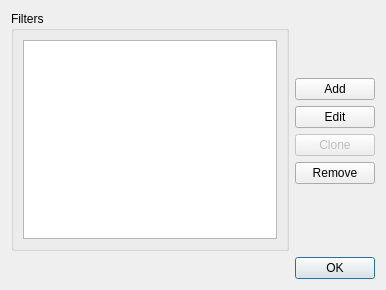
<?xml version="1.0" encoding="UTF-8"?>
<ui version="4.0">
 <class>QSOFilterDialog</class>
 <widget class="QDialog" name="QSOFilterDialog">
  <property name="geometry">
   <rect>
    <x>0</x>
    <y>0</y>
    <width>386</width>
    <height>290</height>
   </rect>
  </property>
  <property name="windowTitle">
   <string>QSO Filters</string>
  </property>
  <layout class="QVBoxLayout" name="verticalLayout_3">
   <item>
    <layout class="QHBoxLayout" name="horizontalLayout">
     <item>
      <widget class="QGroupBox" name="groupBox">
       <property name="title">
        <string>Filters</string>
       </property>
       <layout class="QVBoxLayout" name="verticalLayout_2">
        <item>
         <widget class="QListView" name="filtersListView">
          <property name="editTriggers">
           <set>QAbstractItemView::NoEditTriggers</set>
          </property>
         </widget>
        </item>
       </layout>
      </widget>
     </item>
     <item>
      <layout class="QVBoxLayout" name="verticalLayout">
       <item>
        <spacer name="verticalSpacer_2">
         <property name="orientation">
          <enum>Qt::Vertical</enum>
         </property>
         <property name="sizeHint" stdset="0">
          <size>
           <width>20</width>
           <height>40</height>
          </size>
         </property>
        </spacer>
       </item>
       <item>
        <widget class="QPushButton" name="addFilterButton">
         <property name="text">
          <string>Add</string>
         </property>
        </widget>
       </item>
       <item>
        <widget class="QPushButton" name="editFilterButton">
         <property name="text">
          <string>Edit</string>
         </property>
        </widget>
       </item>
       <item>
        <widget class="QPushButton" name="cloneFilterButton">
         <property name="enabled">
          <bool>false</bool>
         </property>
         <property name="text">
          <string>Clone</string>
         </property>
        </widget>
       </item>
       <item>
        <widget class="QPushButton" name="removeFilterButton">
         <property name="text">
          <string>Remove</string>
         </property>
        </widget>
       </item>
       <item>
        <spacer name="verticalSpacer">
         <property name="orientation">
          <enum>Qt::Vertical</enum>
         </property>
         <property name="sizeHint" stdset="0">
          <size>
           <width>20</width>
           <height>40</height>
          </size>
         </property>
        </spacer>
       </item>
      </layout>
     </item>
    </layout>
   </item>
   <item>
    <widget class="QDialogButtonBox" name="buttonBox">
     <property name="orientation">
      <enum>Qt::Horizontal</enum>
     </property>
     <property name="standardButtons">
      <set>QDialogButtonBox::Ok</set>
     </property>
    </widget>
   </item>
  </layout>
 </widget>
 <resources/>
 <connections>
  <connection>
   <sender>buttonBox</sender>
   <signal>accepted()</signal>
   <receiver>QSOFilterDialog</receiver>
   <slot>accept()</slot>
   <hints>
    <hint type="sourcelabel">
     <x>248</x>
     <y>254</y>
    </hint>
    <hint type="destinationlabel">
     <x>157</x>
     <y>274</y>
    </hint>
   </hints>
  </connection>
  <connection>
   <sender>buttonBox</sender>
   <signal>rejected()</signal>
   <receiver>QSOFilterDialog</receiver>
   <slot>reject()</slot>
   <hints>
    <hint type="sourcelabel">
     <x>316</x>
     <y>260</y>
    </hint>
    <hint type="destinationlabel">
     <x>286</x>
     <y>274</y>
    </hint>
   </hints>
  </connection>
  <connection>
   <sender>addFilterButton</sender>
   <signal>clicked()</signal>
   <receiver>QSOFilterDialog</receiver>
   <slot>addFilter()</slot>
   <hints>
    <hint type="sourcelabel">
     <x>485</x>
     <y>29</y>
    </hint>
    <hint type="destinationlabel">
     <x>269</x>
     <y>208</y>
    </hint>
   </hints>
  </connection>
  <connection>
   <sender>removeFilterButton</sender>
   <signal>clicked()</signal>
   <receiver>QSOFilterDialog</receiver>
   <slot>removeFilter()</slot>
   <hints>
    <hint type="sourcelabel">
     <x>485</x>
     <y>70</y>
    </hint>
    <hint type="destinationlabel">
     <x>269</x>
     <y>208</y>
    </hint>
   </hints>
  </connection>
  <connection>
   <sender>filtersListView</sender>
   <signal>doubleClicked(QModelIndex)</signal>
   <receiver>QSOFilterDialog</receiver>
   <slot>editFilter(QModelIndex)</slot>
   <hints>
    <hint type="sourcelabel">
     <x>224</x>
     <y>202</y>
    </hint>
    <hint type="destinationlabel">
     <x>269</x>
     <y>208</y>
    </hint>
   </hints>
  </connection>
  <connection>
   <sender>cloneFilterButton</sender>
   <signal>clicked()</signal>
   <receiver>QSOFilterDialog</receiver>
   <slot>cloneFilter()</slot>
  </connection>
  <connection>
   <sender>editFilterButton</sender>
   <signal>clicked()</signal>
   <receiver>QSOFilterDialog</receiver>
   <slot>editFilterButton()</slot>
   <hints>
    <hint type="sourcelabel">
     <x>485</x>
     <y>188</y>
    </hint>
    <hint type="destinationlabel">
     <x>269</x>
     <y>208</y>
    </hint>
   </hints>
  </connection>
 </connections>
 <slots>
  <slot>addFilter()</slot>
  <slot>removeFilter()</slot>
  <slot>editFilter(QModelIndex)</slot>
  <slot>editFilterButton()</slot>
  <slot>cloneFilter()</slot>
 </slots>
</ui>
